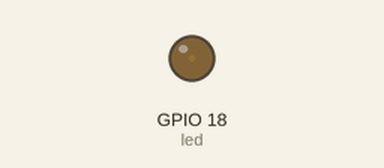
Recording of a program running on a simulated Raspberry Pi (BCM pin numbers). On the bench: output pins drawn as LEDs (lit = HIGH).

Above: at 0.1 s.
At 14.9 s:
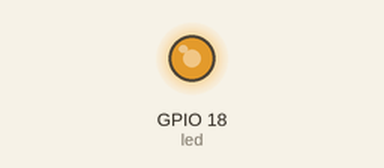
At 27.3 s:
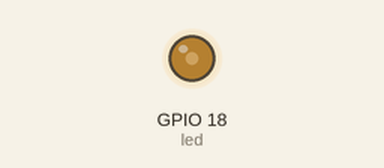
At 39.9 s:
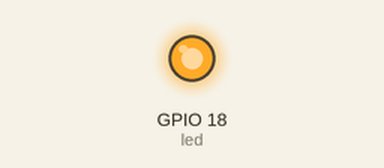
Timing chart, 0 to 40.0 s (numbered marks = the images above):
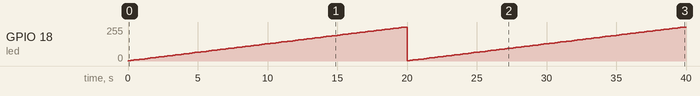

Measured:
- by itself, GPIO 18 (led): 0/255 → 3/255 at 0.00 s, → 5/255 0.20 s later, → 8/255 0.20 s later, → 10/255 0.20 s later, … (200 changes in this stretch)

The program:

pwm_led.py
```python
import RPi.GPIO as GPIO
import time

led=18
GPIO.setmode(GPIO.BCM)
GPIO.setup(led,GPIO.OUT)
pwm=GPIO.PWM(led,500)
pwm.start(100)

while 1:
    i=1;
    for i in range(1,101):

        fvalue=int(i)
        pwm.ChangeDutyCycle(fvalue)
        time.sleep(.2)
```
